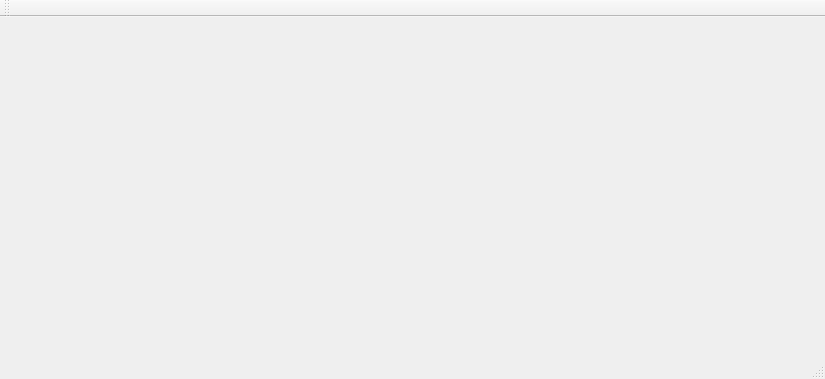
<?xml version="1.0" encoding="UTF-8"?>
<ui version="4.0">
 <class>MainWindow</class>
 <widget class="QMainWindow" name="MainWindow">
  <property name="geometry">
   <rect>
    <x>0</x>
    <y>0</y>
    <width>825</width>
    <height>379</height>
   </rect>
  </property>
  <property name="windowTitle">
   <string>MainWindow</string>
  </property>
  <widget class="QWidget" name="centralWidget">
   <widget class="ScrollText" name="widget" native="true">
    <property name="geometry">
     <rect>
      <x>80</x>
      <y>50</y>
      <width>271</width>
      <height>80</height>
     </rect>
    </property>
   </widget>
  </widget>
  <widget class="QMenuBar" name="menuBar">
   <property name="geometry">
    <rect>
     <x>0</x>
     <y>0</y>
     <width>825</width>
     <height>24</height>
    </rect>
   </property>
  </widget>
  <widget class="QToolBar" name="mainToolBar">
   <attribute name="toolBarArea">
    <enum>TopToolBarArea</enum>
   </attribute>
   <attribute name="toolBarBreak">
    <bool>false</bool>
   </attribute>
  </widget>
  <widget class="QStatusBar" name="statusBar"/>
 </widget>
 <layoutdefault spacing="6" margin="11"/>
 <customwidgets>
  <customwidget>
   <class>ScrollText</class>
   <extends>QWidget</extends>
   <header>scrolltext.h</header>
   <container>1</container>
  </customwidget>
 </customwidgets>
 <resources/>
 <connections/>
</ui>
